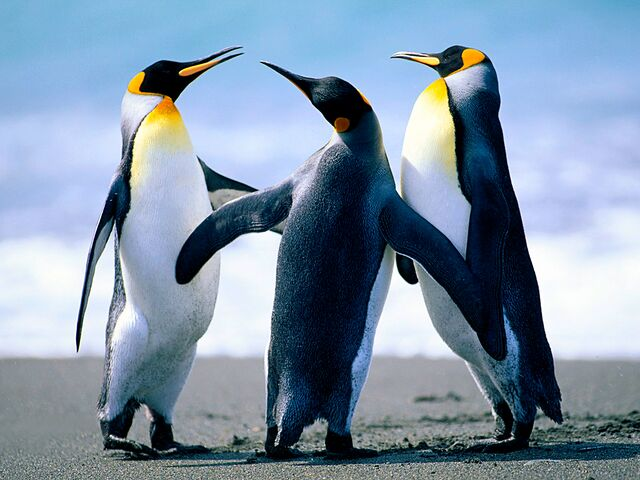
#> input picture Examples/Ex2.1_FilesCamerasGUIs/penguins.jpg, 640 x 480 px, given in place of hammer.jpg, which was not available
$ python -i functions.py   (imports and definitions only)
#> lines starting #> are read from the running program, lines starting #| are printed output that depends on the picture; after the words box and inside, x2 and y2 are one past the last pixel; in counts of white or black regions, pixels touching at a corner belong together; pictures that were not available may be replaced by others from this repository, and a replacement may not be noted
import cv2
import numpy as np
from scipy import ndimage


# [60 lines left out: functions highPassFiltering, cannyFiltering, contour1, not called in this run]


def contour2():
    # Exhibit contour detection and the determination of various bounding shapes.

    # Generates 7 images:
    # 1. full size, original image
    # 2. half size, scaled down image
    # 3. thresholded image
    # 4. not rotated bounding box
    # 5. minimum area, rotated bounding box
    # 6. enclosing circle
    # 7. detected contour(s)

    # Read a sample image file, without changing it.  Adjust your path to match your location of the images folder.
    # Then, down-sample the input image using pyrDown()
    # Reference: https://docs.opencv.org/4.x/d4/d1f/tutorial_pyramids.html
    img = cv2.imread("../../../images/hammer.jpg", cv2.IMREAD_UNCHANGED)    # set path correctly for your installation.
#> img is the input picture: shape (480, 640, 3); mean B, G, R 167.8, 147.6, 128
    cv2.imshow("1. Source: Full Size", img)
    img = cv2.pyrDown(img)
#> img: shape (240, 320, 3)
    cv2.imshow("2. Source: Half Size", img)

    # Convert the color image to a grayscale image, then threshold.
    # Thresholding in THRESH_BINARY mode: if source pixel intensity is > thresh (127), then it is set to maxval (255)
    # Return values: ret is the threshold used (127) and thresh is the thresholded image.
    # Reference: https://docs.opencv.org/4.9.0/d7/d4d/tutorial_py_thresholding.html
    grayImg = cv2.cvtColor(img, cv2.COLOR_BGR2GRAY)
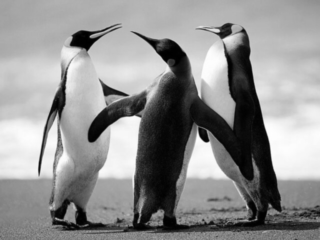
#> grayImg: shape (240, 320); min 0, max 254, mean 144.1
    ret, thresh = cv2.threshold(grayImg, 127, 255, cv2.THRESH_BINARY)
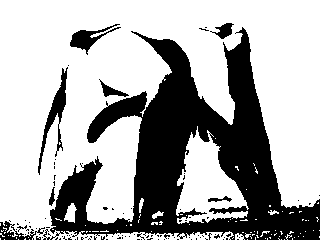
#> thresh: shape (240, 320); 68% white; 102 black regions (93 under 20 px)
    cv2.imshow("3. Thresholded", thresh)

    # Find the contours in a binary image
    # Return values: contours is a list of the contours found,
    # hier[0] is a 2D array
    # hier[0][i] are the 4 hierarchical elements of contour i
    # hier[0][i][0] is the index of the next contour
    # hier[0][i][1] is the index of the previous contour
    # hier[0][i][2] is the index of the first child contour
    # hier[0][i][3] is the index of the parent contour
    # if any hier[0][i][j] is negative, the corresponding contour does not exist
    contours, hier = cv2.findContours(thresh,  # source image
                                      cv2.RETR_EXTERNAL,  # contour retrieval mode
                                      cv2.CHAIN_APPROX_SIMPLE)  # contour approximation method
#> contours = 94 contours, 88 with area under 20; largest, box (x1, y1, x2, y2) and area: (0, 0, 320, 240) 48596, (176, 126, 249, 224) 3562, (64, 203, 77, 223) 129, (235, 233, 245, 240) 36, (152, 211, 164, 219) 34, (139, 198, 144, 213) 29

    # Loop over all contours found
    for c in contours:
        # For each contour found:

        # ------------------------------------------------------------------

        # 1. find and draw bounding box (green)

        x, y, w, h = cv2.boundingRect(c)
        cv2.rectangle(img, (x, y), (x + w, y + h), (0, 255, 0), 2)
        cv2.imshow("4. Green bounding box", img)
        areaBB = w * h
        print("Area of green bounding box:", areaBB)

        # ------------------------------------------------------------------

        # 2. find and draw the minimum area box (generally will be rotated) (red, with cyan corner dots)

        # minAreaRect() returns (X_center, Y_center), (Width, Height), Angle (degrees)
        rect = cv2.minAreaRect(c)
        # calculate coordinates of the minimum area rectangle
        box = cv2.boxPoints(rect)
        # normalize coordinates to integers
        box = np.intp(box)
        # draw contours
        cv2.drawContours(img,           # image
                         [box],         # an array of contours to draw
                         0,             # index of the contour to draw
                         (0, 0, 255),   # color to use
                         0)             # line thickness

        # mark each corner of the bounding box to understand the meaning of the values returned from boxPoints.
        radius = 3
        for i in box:
            cv2.circle(img, (i[0], i[1]), radius, (255, 255, 0), -1)
            radius *= 2  # double radius for each corner to be able to distinguish first, second, third, etc.

        cv2.imshow("5. Red minimum area bounding box", img)
        areaBBMin = int((rect[1][0] * rect[1][1]))
        print("Area of minimum area bounding box:", areaBBMin)
        print("Area ratio:", (areaBBMin / areaBB))

        # ------------------------------------------------------------------

        # 3. Find and draw the enclosing circle (green)

        # calculate the center and radius of minimum enclosing circle
        (x, y), radius = cv2.minEnclosingCircle(c)
        # cast to integers
        center = (int(x), int(y))
        radius = int(radius)
        # draw the circle
        img = cv2.circle(img, center, radius, (0, 255, 0), 2)
        cv2.imshow("6. Green enclosing circle", img)
#> this loop made 94 passes
#> c on passes 48, 49, 50, 51, 52, 55, 57, 58, 59, 60: [[86, 231], [86, 232], [87, 231]], [[319, 230]], [[313, 230]], [[275, 230]], [[117, 230]], [[52, 229], [53, 229]], [[126, 225]], [[85, 225]], [[6, 225]], [[189, 224]]
#> (w, h, areaBB, rect, box, radius) on passes 28, 34, 42: (7, 6, 42, ((288, 235.8), (5.8, 4), -36.87), [[286, 239], [284, 235], [289, 232], [291, 235]], 3), (10, 7, 70, ((239.5, 236), (6, 9), -90), [[244, 239], [235, 239], [235, 233], [244, 233]], 5), (10, 6, 60, ((263.9, 232.4), (10.29, 3.35), -29.74), [[260, 236], [258, 233], [267, 228], [269, 231]], 5)
#> (printed output is left out)
#> pass 1, in contour2, `cv2.imshow("5. Red minimum area bounding box", img)`:
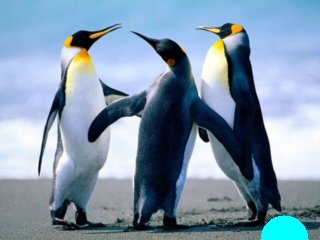
#> window '5. Red minimum area bounding b': shape (240, 320, 3); mean B, G, R 169.7, 149.6, 127.2
#> pass 1, in contour2, `img = cv2.circle(img, center, radius, (0, 255, 0), 2)`:
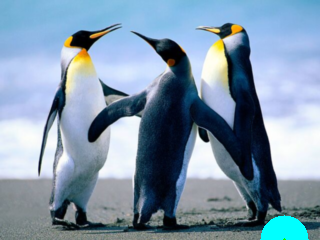
#> img: shape (240, 320, 3); mean B, G, R 169.7, 149.6, 127.2
#> after the loop:
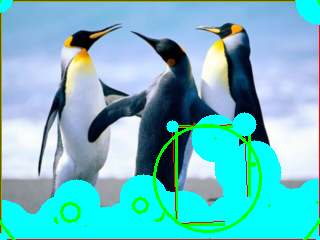
#> img: shape (240, 320, 3); mean B, G, R 197.5, 189.2, 107.3

        # ------------------------------------------------------------------

    # 4. Draw all contours in blue
    cv2.drawContours(img, contours, -1, (255, 0, 0), 1)
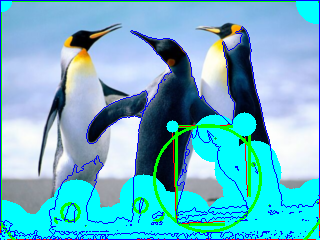
#> img: shape (240, 320, 3); 4.39% of pixels changed, all inside (x1, y1, x2, y2) = (0, 0, 320, 240)
    cv2.imshow("7. Contours", img)

    # ------------------------------------------------------------------

    # Make an image array of the same type as size as img.
    # Fill it with zeros.
    black = np.zeros_like(img)

    for c in contours:

        # arcLength() gives the perimeter length (distance around the object)
        # along the contour.
        # This is used to obtain a specification of the maximum
        # difference between the contour and the approximation, below
        epsilon = 0.01 * cv2.arcLength(c, True)
        print ("Maximum separation between contour and poly-line:", epsilon)

        # Approximate the contour with a curve having fewer points.
        # The approximation should be no farther than epsilon from the
        # original contour.
        approx = cv2.approxPolyDP(c, epsilon, True)

        # Calculate a convex hull around the contour.
        hull = cv2.convexHull(c)

        cv2.drawContours(black, [c], -1, (0, 255, 0), 2)        # draw the original contour in green
        cv2.drawContours(black, [approx], -1, (255, 255, 0), 2) # draw the approximate poly-line in cyan
        cv2.drawContours(black, [hull], -1, (0, 255, 255), 2)   # draw the convex hull in yellow
#> this loop made 94 passes
#> c on passes 1 to 12: [[284, 239]], [[281, 239]], [[247, 239]], [[29, 239]], [[18, 239]], [[4, 239]], [[292, 238], [292, 239]], [[278, 238], [279, 239]], [[267, 238], [267, 239]], [[265, 238]], [[25, 238], [24, 239], [25, 239]], [[0, 238], [0, 239]]
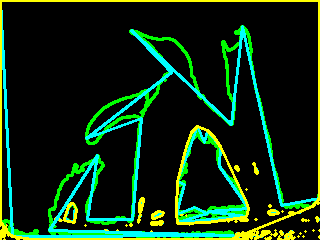
#> black: shape (240, 320, 3); mean of channels 0, 1, 2 18.1, 44.9, 14.2; drawn as B, G, R

    cv2.imshow("8. Hull", black)

    # ------------------------------------------------------------------

    cv2.waitKey()
    cv2.destroyAllWindows()


# [105 lines left out: functions detectLines, detectCircles, not called in this run]

>>> result = contour2()
